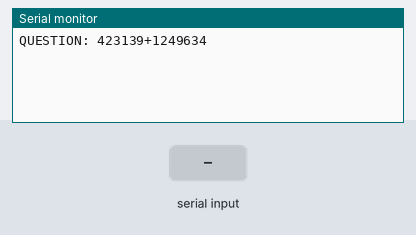
This sketch was run on a simulated Arduino Uno, built with avr-gcc and run on an emulated ATmega328P. Shown: the last lines printed to the serial monitor. The inputs (shaded band) are chosen by the test bench. Random numbers use the default seed unless the sketch sets one.

Above: at 1.2 s.
1.3 s: "+" received over Serial
At 3.1 s:
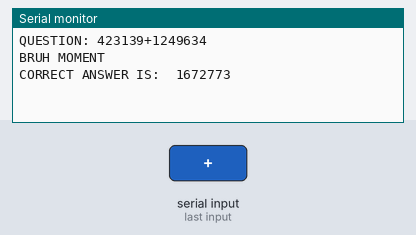
3.8 s: "90,45\n" received over Serial
At 4.6 s:
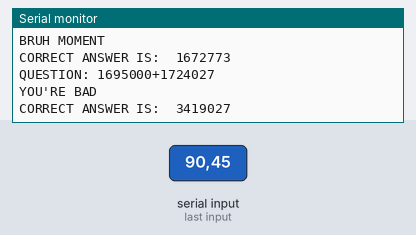
5.3 s: "30,150\n" received over Serial
At 7.7 s:
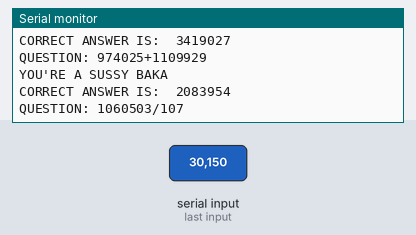

Measured:
- after the input at 1.3 s, the serial monitor: prints a new line after 1.0 s (image 1)
- after the input at 3.8 s, the serial monitor: prints a new line at once (image 2)
- after the input at 5.3 s, the serial monitor: prints a new line at once (image 3)

The sketch:

mathQuestionGenerator.ino
```cpp
char symbol[4]={'+','-','*','/'};
String correctResponse[10]={"GOOD JOB","NICE JOB","AMAZING","COOL","DICKS ARE GETTING SUCKED TONIGHT","NICE FUCKING JOB YOU FUCKING CUNT","CUM(I CAME)","ARE YOU ALBERT EINSTEIN?","YOU'RE (NOT) A GENIUS","PERMISSION TO SUCK ON DEEZ NUTS EARNED"};
String wrongResponse[6]={"BRUH MOMENT","STUPID ASS BITCH","DUMBASS MOTHERFUCKER","YOU'RE A SUSSY BAKA","YOU'RE BAD","SUCK A NIG*A'S DICK"};
int correctResponsePick;
int wrongResponsePick;
long answerCorrect;
long answerInput;
char symbolRandom;
char symbolReal;
long number1;
long number2;
int state=0;
void setup() {
  // put your setup code here, to run once:
  Serial.begin(9600);
  randomSeed(analogRead(A0));

}

void loop() {
  // put your main code here, to run repeatedly:
  symbolRandom= random(4);
  symbolReal=symbol[symbolRandom];
  switch (symbolReal){
    case '+':
    number1=random(0,2100000);
    number2=random(0,2100000);
    Serial.print("QUESTION: ");
    Serial.print(number1);
    Serial.print('+');
    Serial.println(number2);
    answerCorrect=number1+number2;
    break;
    case '-':
    number1=random(0,2100000);
    number2=random(0,2100000);
    Serial.print("QUESTION: ");
    Serial.print(number1);
    Serial.print('-');
    Serial.println(number2);
    answerCorrect=number1-number2;
    break;
    case '*':
    number1=random(0,10000);
    number2=random(0,100);
    Serial.print("QUESTION: ");
    Serial.print(number1);
    Serial.print('*');
    Serial.println(number2);
    answerCorrect=number1*number2;
    break;
    case '/':
    number1=random(0,2200000);
    number2=random(0,200);
    Serial.print("QUESTION: ");
    Serial.print(number1);
    Serial.print('/');
    Serial.println(number2);
    answerCorrect=number1/number2;
    break;
  }
  Serial.parseInt();
  while(Serial.available()==0){
  }
  answerInput=Serial.parseInt();
  if(answerInput==answerCorrect){
    correctResponsePick=random(0,10);
    Serial.println(correctResponse[correctResponsePick]);
    state=1;
  }
  if(answerInput!=answerCorrect & state==0){
    wrongResponsePick=random(0,6);
    wrongResponsePick=random(0,6);
    Serial.println(wrongResponse[wrongResponsePick]);
    Serial.print("CORRECT ANSWER IS:  ");
    Serial.println(answerCorrect);
    delay(1000);
  }
  while(Serial.available()>0){
    Serial.read();
  }
  state=0;


}
```
